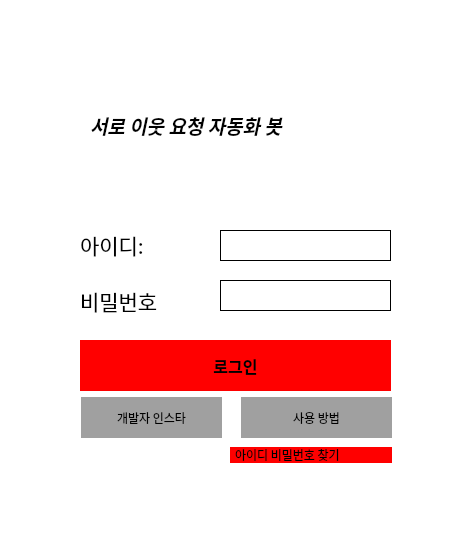
<?xml version="1.0" encoding="UTF-8"?>
<ui version="4.0">
 <class>Dialog</class>
 <widget class="QDialog" name="Dialog">
  <property name="geometry">
   <rect>
    <x>0</x>
    <y>0</y>
    <width>452</width>
    <height>544</height>
   </rect>
  </property>
  <property name="sizePolicy">
   <sizepolicy hsizetype="Fixed" vsizetype="Fixed">
    <horstretch>0</horstretch>
    <verstretch>0</verstretch>
   </sizepolicy>
  </property>
  <property name="font">
   <font>
    <family>Adobe Devanagari</family>
    <weight>50</weight>
    <bold>false</bold>
   </font>
  </property>
  <property name="windowTitle">
   <string>서이추 봇</string>
  </property>
  <property name="autoFillBackground">
   <bool>false</bool>
  </property>
  <property name="styleSheet">
   <string notr="true">background-color: rgb(255,255,255);
border-radius: 100px;</string>
  </property>
  <property name="locale">
   <locale language="Korean" country="SouthKorea"/>
  </property>
  <widget class="QPushButton" name="StartBtn">
   <property name="geometry">
    <rect>
     <x>80</x>
     <y>340</y>
     <width>311</width>
     <height>51</height>
    </rect>
   </property>
   <property name="sizePolicy">
    <sizepolicy hsizetype="Fixed" vsizetype="Fixed">
     <horstretch>0</horstretch>
     <verstretch>0</verstretch>
    </sizepolicy>
   </property>
   <property name="font">
    <font>
     <family>Agency FB</family>
     <pointsize>12</pointsize>
     <weight>75</weight>
     <bold>true</bold>
     <kerning>false</kerning>
    </font>
   </property>
   <property name="styleSheet">
    <string notr="true">background-color: 
#ff0000;border: 2px solid red;</string>
   </property>
   <property name="text">
    <string>로그인</string>
   </property>
  </widget>
  <widget class="QLineEdit" name="ID">
   <property name="geometry">
    <rect>
     <x>220</x>
     <y>230</y>
     <width>171</width>
     <height>31</height>
    </rect>
   </property>
   <property name="sizePolicy">
    <sizepolicy hsizetype="Fixed" vsizetype="Fixed">
     <horstretch>0</horstretch>
     <verstretch>0</verstretch>
    </sizepolicy>
   </property>
   <property name="font">
    <font>
     <family>Agency FB</family>
     <pointsize>12</pointsize>
    </font>
   </property>
   <property name="styleSheet">
    <string notr="true">border: 1px solid black;</string>
   </property>
  </widget>
  <widget class="QLineEdit" name="PW">
   <property name="geometry">
    <rect>
     <x>220</x>
     <y>280</y>
     <width>171</width>
     <height>31</height>
    </rect>
   </property>
   <property name="sizePolicy">
    <sizepolicy hsizetype="Fixed" vsizetype="Fixed">
     <horstretch>0</horstretch>
     <verstretch>0</verstretch>
    </sizepolicy>
   </property>
   <property name="font">
    <font>
     <family>Agency FB</family>
     <pointsize>12</pointsize>
    </font>
   </property>
   <property name="styleSheet">
    <string notr="true">border: 1px solid black;</string>
   </property>
   <property name="echoMode">
    <enum>QLineEdit::Password</enum>
   </property>
  </widget>
  <widget class="QLabel" name="label_6">
   <property name="geometry">
    <rect>
     <x>80</x>
     <y>230</y>
     <width>111</width>
     <height>29</height>
    </rect>
   </property>
   <property name="sizePolicy">
    <sizepolicy hsizetype="Fixed" vsizetype="Fixed">
     <horstretch>0</horstretch>
     <verstretch>0</verstretch>
    </sizepolicy>
   </property>
   <property name="font">
    <font>
     <family>Agency FB</family>
     <pointsize>16</pointsize>
    </font>
   </property>
   <property name="text">
    <string>아이디:</string>
   </property>
  </widget>
  <widget class="QLabel" name="label_7">
   <property name="geometry">
    <rect>
     <x>80</x>
     <y>280</y>
     <width>121</width>
     <height>41</height>
    </rect>
   </property>
   <property name="sizePolicy">
    <sizepolicy hsizetype="Fixed" vsizetype="Fixed">
     <horstretch>0</horstretch>
     <verstretch>0</verstretch>
    </sizepolicy>
   </property>
   <property name="font">
    <font>
     <family>Agency FB</family>
     <pointsize>16</pointsize>
    </font>
   </property>
   <property name="text">
    <string>비밀번호</string>
   </property>
  </widget>
  <widget class="QLabel" name="label">
   <property name="geometry">
    <rect>
     <x>0</x>
     <y>-20</y>
     <width>171</width>
     <height>111</height>
    </rect>
   </property>
   <property name="sizePolicy">
    <sizepolicy hsizetype="Fixed" vsizetype="Fixed">
     <horstretch>0</horstretch>
     <verstretch>0</verstretch>
    </sizepolicy>
   </property>
   <property name="text">
    <string>&lt;html&gt;&lt;head/&gt;&lt;body&gt;&lt;p&gt;&lt;img src=&quot;:/logo/one_touch_solutions_logo2.png&quot;/&gt;&lt;/p&gt;&lt;/body&gt;&lt;/html&gt;</string>
   </property>
  </widget>
  <widget class="QLabel" name="label_2">
   <property name="geometry">
    <rect>
     <x>90</x>
     <y>90</y>
     <width>291</width>
     <height>71</height>
    </rect>
   </property>
   <property name="sizePolicy">
    <sizepolicy hsizetype="Fixed" vsizetype="Fixed">
     <horstretch>0</horstretch>
     <verstretch>0</verstretch>
    </sizepolicy>
   </property>
   <property name="font">
    <font>
     <family>Adobe Devanagari</family>
     <pointsize>20</pointsize>
     <italic>true</italic>
    </font>
   </property>
   <property name="text">
    <string>&lt;html&gt;&lt;head/&gt;&lt;body&gt;&lt;p&gt;&lt;span style=&quot; font-size:14pt; font-weight:600;&quot;&gt;서로 이웃 요청 자동화 봇&lt;/span&gt;&lt;/p&gt;&lt;/body&gt;&lt;/html&gt;</string>
   </property>
  </widget>
  <widget class="QPushButton" name="HowToUse">
   <property name="geometry">
    <rect>
     <x>241</x>
     <y>397</y>
     <width>151</width>
     <height>41</height>
    </rect>
   </property>
   <property name="sizePolicy">
    <sizepolicy hsizetype="Fixed" vsizetype="Fixed">
     <horstretch>0</horstretch>
     <verstretch>0</verstretch>
    </sizepolicy>
   </property>
   <property name="styleSheet">
    <string notr="true">background-color: #a0a0a0;</string>
   </property>
   <property name="text">
    <string>사용 방법</string>
   </property>
  </widget>
  <widget class="QPushButton" name="InstaLInk">
   <property name="geometry">
    <rect>
     <x>81</x>
     <y>397</y>
     <width>141</width>
     <height>41</height>
    </rect>
   </property>
   <property name="sizePolicy">
    <sizepolicy hsizetype="Fixed" vsizetype="Fixed">
     <horstretch>0</horstretch>
     <verstretch>0</verstretch>
    </sizepolicy>
   </property>
   <property name="styleSheet">
    <string notr="true">background-color: #a0a0a0;</string>
   </property>
   <property name="text">
    <string>개발자 인스타</string>
   </property>
  </widget>
  <widget class="QLabel" name="label_3">
   <property name="geometry">
    <rect>
     <x>230</x>
     <y>447</y>
     <width>162</width>
     <height>16</height>
    </rect>
   </property>
   <property name="styleSheet">
    <string notr="true">background-color: 
#ff0000;border: 2px solid red;</string>
   </property>
   <property name="text">
    <string>아이디 비밀번호 찾기</string>
   </property>
  </widget>
 </widget>
 <resources/>
 <connections/>
</ui>
